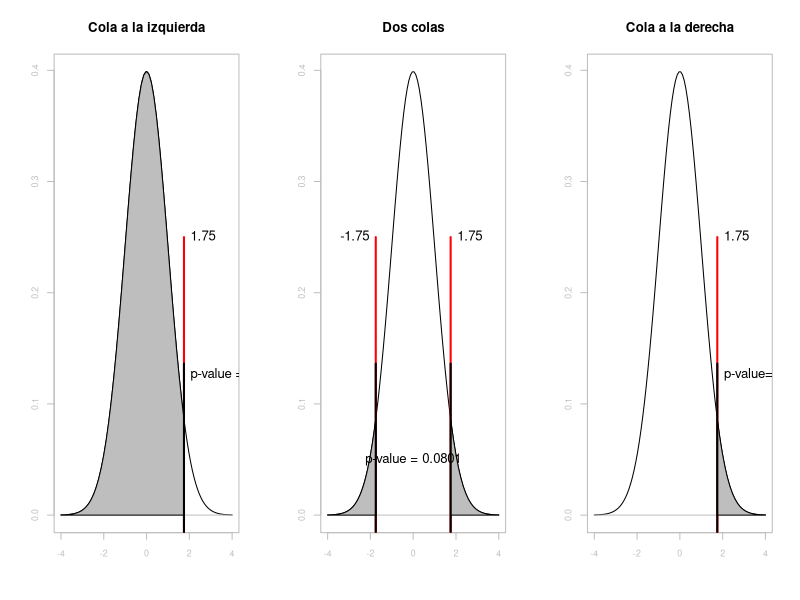

This chart was generated by the following R code:
colas <- function()
{
	normplot <- function(limits=4)
	{
		x <- seq(from=-limits, to=limits, length.out=100)
		y <- dnorm(x)
		plot(x, y, type = 'l', lwd=1,
		     ylab='',  xlab='', axes=FALSE,)
	    box(col="gray")
    		axis(1, col="gray", col.axis="gray", cex.axis=0.8)
	    axis(2, col="gray", col.axis="gray", cex.axis=0.8)
	    lines(c(-limits, limits), c(0,0), col='gray')
	}
	
	right_tailed <- function(z.test, limits=4, pvalue=TRUE)
	{
		p <- dnorm(z.test)
		x <- seq(from=z.test, to=limits, length.out=20)	
		y <- dnorm(x)
		polygon(c(z.test, x, limits), c(0, y, 0), col='gray')
		z <- dnorm(z.test) + 0.05
		lines(c(z.test, z.test), c(-0.1, z), lwd = 2)
		if (pvalue)
			text(z.test, z-0.01, pos = 4, sprintf('p-value=%6.4f', 1-pnorm(z.test)), cex = 1.2)
	}

	left_tailed <- function(z.test, limits=4, pvalue=TRUE)
	{
		p <- dnorm(z.test)
		x <- seq(from=-limits, to=z.test, length.out=50)	
		y <- dnorm(x)
		polygon(c(-limits, x, z.test), c(0, y, 0), col='gray')
		z <- dnorm(z.test) + 0.05
		lines(c(z.test, z.test), c(-0.1,z), lwd=2)
		if (pvalue)
			text(z.test, z-0.01, pos=4, sprintf('p-value = %6.4f', pnorm(z.test)), cex = 1.2)
	}
	
	two_tailed <- function(z.test, limits=4)
	{
		left_tailed(  -z.test, limits, pvalue=FALSE)		
		right_tailed( z.test, limits, pvalue=FALSE)		
		pvalue = 2 * pnorm(-abs(z.test))
		text(0, 0.05, pos=NULL, sprintf('p-value = %6.4f', pvalue), cex = 1.2)
	}

	par(mfrow=c(1,3))
	
	normplot()
	title('Cola a la izquierda', cex=0.5)
	lines(c(1.75, 1.75), c(-0.1, 0.25), col='red', lwd=2)
	text(1.75, 0.25, pos=4, '1.75', cex = 1.2)
	left_tailed(z.test=1.75)
	
	normplot()
	title('Dos colas', cex=0.5)
	lines(c(-1.75, -1.75), c(-0.1, 0.25), col='red', lwd=2)
	lines(c( 1.75,  1.75), c(-0.1, 0.25), col='red', lwd=2)
	text(1.75, 0.25, pos=4, '1.75', cex = 1.2)
	text(-1.75, 0.25, pos=2, '-1.75', cex = 1.2)
	two_tailed(z.test=1.75)
	
	normplot()
	title('Cola a la derecha', cex=0.5)
	lines(c(1.75, 1.75), c(-0.1, 0.25), col='red', lwd=2)
	text(1.75, 0.25, pos=4, '1.75', cex = 1.2)
	right_tailed(z.test=1.75)
	
}

colas()